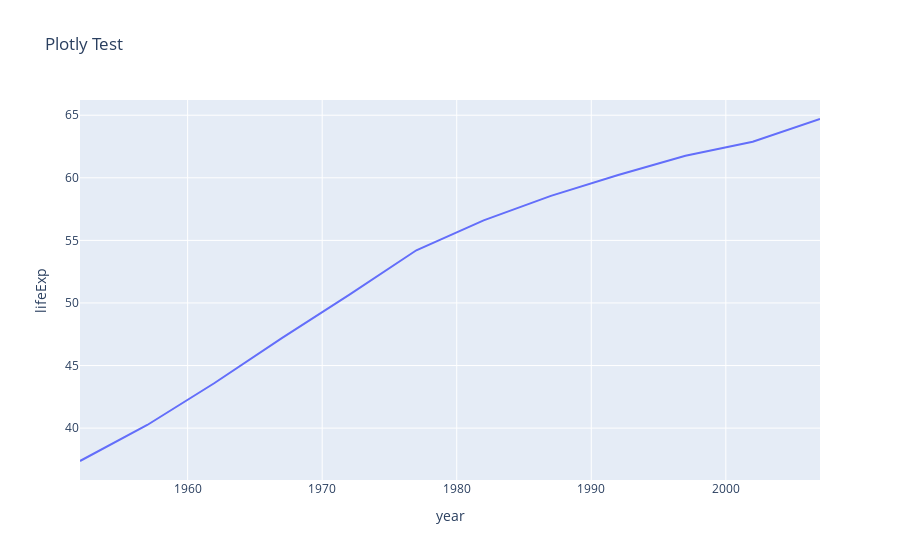

Write notebook code for a chart like this one.
### Code cell
import plotly.express as px

df_test = px.data.gapminder().query("country == 'India'")
fig = px.line(df_test, x="year", y="lifeExp", title="Plotly Test")
fig.show()

### Figure 1 — Plotly figure (JSON) as saved in the notebook; plotly's stock layout.template omitted (floating-point values rounded to 4 significant figures)
{"data": [{"hovertemplate": "year=%{x}<br>lifeExp=%{y}<extra></extra>", "legendgroup": "", "line": {"color": "#636efa", "dash": "solid"}, "marker": {"symbol": "circle"}, "mode": "lines", "name": "", "orientation": "v", "showlegend": false, "type": "scatter", "x": [1952, 1957, 1962, 1967, 1972, 1977, 1982, 1987, 1992, 1997, 2002, 2007], "xaxis": "x", "y": [37.37, 40.25, 43.6, 47.19, 50.65, 54.21, 56.6, 58.55, 60.22, 61.77, 62.88, 64.7], "yaxis": "y"}], "layout": {"legend": {"tracegroupgap": 0}, "title": {"text": "Plotly Test"}, "xaxis": {"anchor": "y", "domain": [0, 1], "title": {"text": "year"}}, "yaxis": {"anchor": "x", "domain": [0, 1], "title": {"text": "lifeExp"}}}}
